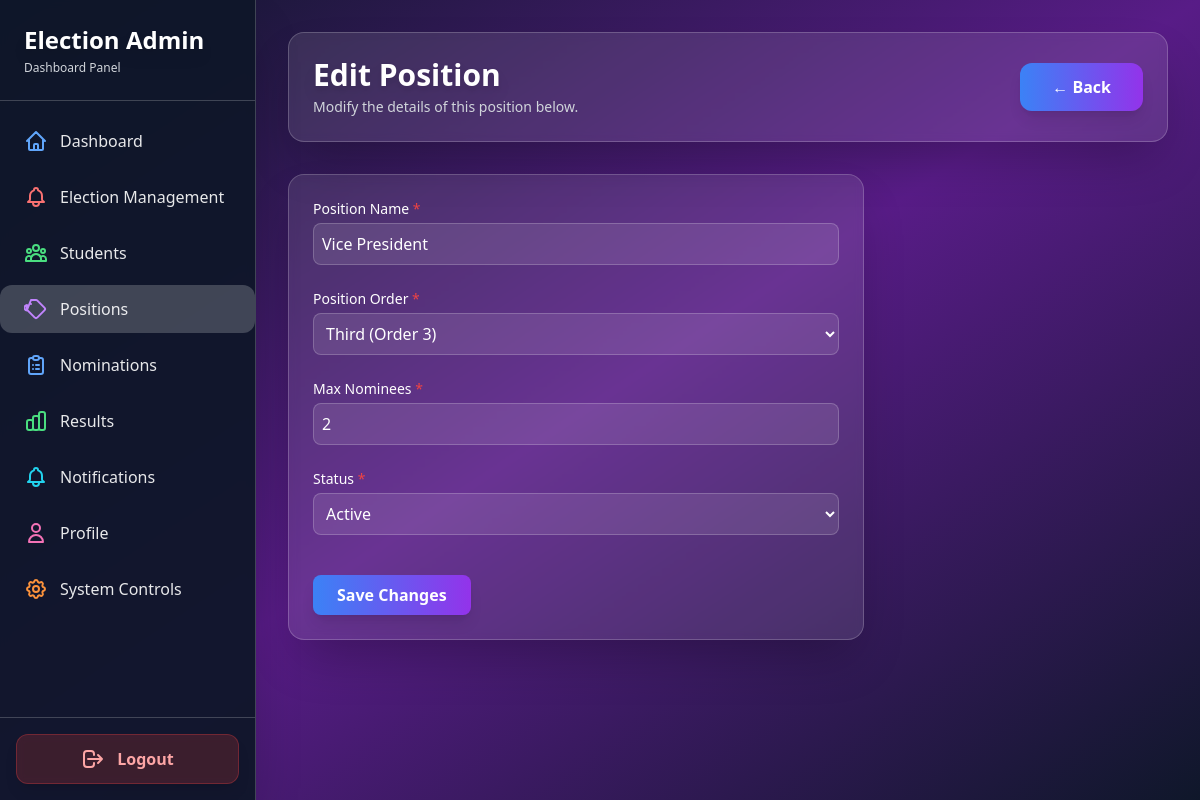
The app's page /admin/position/edit_position.php?id=38 with its own data.
### tables this page shows
CREATE TABLE `positions` (
  `id` int(11) UNSIGNED NOT NULL,
  `position_name` varchar(100) NOT NULL,
  `position_order` int(10) UNSIGNED NOT NULL DEFAULT 1,
  `description` text DEFAULT NULL,
  `max_nominees` int(11) DEFAULT 1,
  `status` enum('Active','Inactive') NOT NULL DEFAULT 'Active',
  `created_at` timestamp NOT NULL DEFAULT current_timestamp()
);

### classes/position.php (called while the page is built, shortened)
<?php
require_once __DIR__ . "/../config/database.php";
class Position {
    private $conn;
    public function __construct() {
        $db = new Database();
        $this->conn = $db->connect();
    }
    public function fetchPosition($id) {
        $sql = "SELECT * FROM positions WHERE id = :id";
        $stmt = $this->conn->prepare($sql);
        $stmt->execute([':id' => $id]);
        return $stmt->fetch(PDO::FETCH_ASSOC);
    }
    public function getMaxOrder() {
        $sql = "SELECT MAX(position_order) AS max_order FROM positions";
        $stmt = $this->conn->prepare($sql);
        $stmt->execute();
        $record = $stmt->fetch(PDO::FETCH_ASSOC);
        return ($record["max_order"] === null) ? 1 : $record["max_order"] + 1;
    }
    public function numberToWords($num) {
        $words = [
            1 => "First", 2 => "Second", 3 => "Third", 4 => "Fourth", 5 => "Fifth",
            6 => "Sixth", 7 => "Seventh", 8 => "Eighth", 9 => "Ninth", 10 => "Tenth"
        ];
        return $words[$num] ?? $num;
    }
}
?>

### config/database.php (called while the page is built, shortened)
<?php
class Database {
    private $host = "localhost";
    private $db_name = "voting";
    private $username = "root";
    private $password = "";
    public function connect() {
        $this->conn = null;
        try {
            $this->conn = new PDO(
                "mysql:host={$this->host};dbname={$this->db_name}",
                $this->username,
                $this->password
            );
            $this->conn->setAttribute(PDO::ATTR_ERRMODE, PDO::ERRMODE_EXCEPTION);
        } catch (PDOException $e) {
            echo "Connection Error: " . $e->getMessage();
        }
        return $this->conn;
    }
}
?>

### admin/position/edit_position.php (the view, shortened to what this page needs)
<?php
require_once __DIR__ . "/../../classes/position.php";
$posObj = new Position();
$position = [];
if ($_SERVER['REQUEST_METHOD'] === 'GET' && isset($_GET['id'])) {
    $id = trim($_GET['id']);
    $positionData = $posObj->fetchPosition($id);
    $position = $positionData;
    $maxOrder = $posObj->getMaxOrder();
}
?>
<!DOCTYPE html>
<html lang="en">
<head>
    <script src="https://cdn.tailwindcss.com"></script>
</head>
<body class="bg-gradient-to-br from-slate-900 via-purple-900 to-slate-900 font-sans min-h-screen">
<div class="flex min-h-screen">
    <?php include '../../includes/admin_sidebar.php'; ?>
    <main class="flex-1 ml-64 p-8">
        <header class="relative z-40 flex justify-between items-center mb-8 bg-white/10 backdrop-blur-sm rounded-2xl p-6 shadow-2xl border border-white/20 animate-fade-in">
            <div>
                <h2 class="text-3xl font-bold text-white drop-shadow-lg">Edit Position</h2>
                <p class="text-sm text-gray-300 mt-1">Modify the details of this position below.</p>
            </div>
            <a href="view_position.php" class="bg-gradient-to-r from-blue-500 to-purple-600 hover:from-blue-600 hover:to-purple-700 text-white px-8 py-3 rounded-xl font-semibold shadow-lg transform hover:scale-105 transition-all duration-300 w-full md:w-auto">← Back</a>
        </header>
        <section class="bg-white/10 backdrop-blur-sm shadow-2xl rounded-2xl p-6 border border-white/20 animate-fade-in-up max-w-xl">
            <form action="" method="post" class="space-y-6">
                <div>
                    <label class="block text-sm font-medium text-white mb-1">Position Name <span class="text-red-500">*</span></label>
                    <input type="text" name="position_name" value="<?= htmlspecialchars($position["position_name"] ?? '') ?>" class="w-full bg-white/10 border border-white/20 rounded-lg p-2 text-white placeholder-gray-400 focus:ring-2 focus:ring-blue-500 focus:outline-none">
                </div>
                <div>
                    <label class="block text-sm font-medium text-white mb-1">Position Order <span class="text-red-500">*</span></label>
                    <select name="position_order" class="w-full bg-white/10 border border-white/20 rounded-lg p-2 text-white placeholder-gray-400 focus:ring-2 focus:ring-blue-500 focus:outline-none">
                        <?php
                        if (isset($maxOrder)):
                            for ($i = 1; $i <= $maxOrder + 1; $i++): ?>
                                <option value="<?= $i ?>" class="text-gray-900" <?= (($position["position_order"] ?? '') == $i) ? 'selected' : '' ?>>
                                    <?= $posObj->numberToWords($i) ?> (Order <?= $i ?>)
                                </option>
                            <?php endfor;
                        endif;
                        ?>
                    </select>
                </div>
                <div>
                    <label class="block text-sm font-medium text-white mb-1">Max Nominees <span class="text-red-500">*</span></label>
                    <input type="number" name="max_nominees" value="<?= htmlspecialchars($position["max_nominees"] ?? '') ?>" min="1" class="w-full bg-white/10 border border-white/20 rounded-lg p-2 text-white placeholder-gray-400 focus:ring-2 focus:ring-blue-500 focus:outline-none">
                </div>
                <div>
                    <label class="block text-sm font-medium text-white mb-1">Status <span class="text-red-500">*</span></label>
                    <select name="status" class="w-full bg-white/10 border border-white/20 rounded-lg p-2 text-white placeholder-gray-400 focus:ring-2 focus:ring-blue-500 focus:outline-none">
                        <option value="Active" class="text-gray-900" <?= (($position["status"] ?? '') === 'Active') ? 'selected' : '' ?>>Active</option>
                    </select>
                </div>
                <div class="pt-4">
                    <button type="submit" class="bg-gradient-to-r from-blue-500 to-purple-600 hover:from-blue-600 hover:to-purple-700 text-white px-6 py-2 rounded-lg font-semibold shadow-lg transform hover:scale-105 transition-all duration-300">Save Changes</button>
                </div>
            </form>
        </section>
    </main>
</div>
</body>
</html>

### records on screen
positions: position_name "Vice President", max_nominees "2", status "Active"

### other values on screen
form field position_order "Third (Order 3)"
